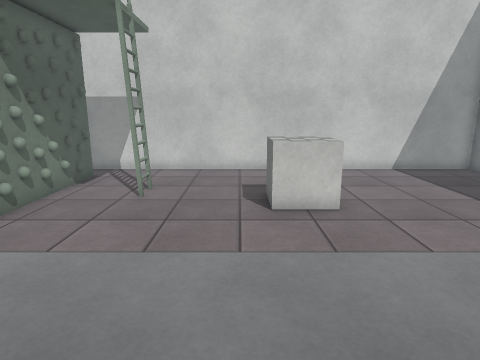
[1] (above)

12 first-person views from a walk through a 3-D level made in the Unity game engine. The camera is 1.4 m above the floor, tilts 12° down and sees 75° across. The floor is counted in squares, 0.5 m on a side. Each view is taken from the middle of a square. On the plan, view 1 faces up. The plan holds only what a view shows up to about 20 squares ahead; the rest is blank. The player is left out. Surface patterns are stand-ins for the level's own textures.

[2]
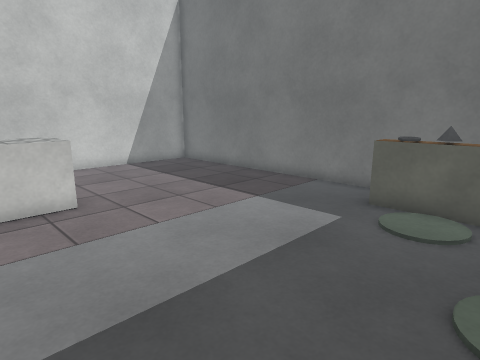

[3]
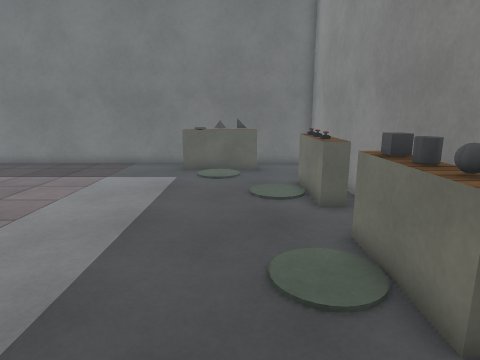

[4]
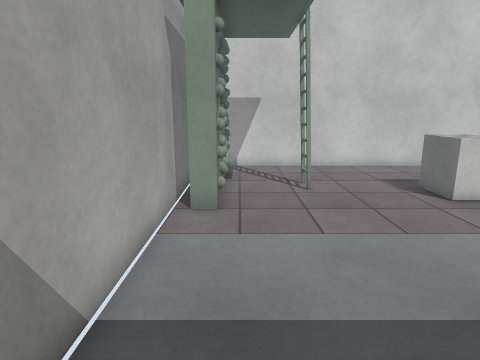

[5]
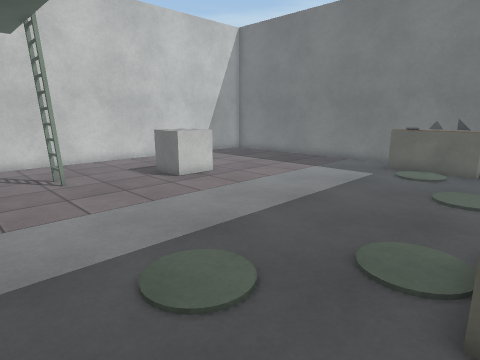

[6]
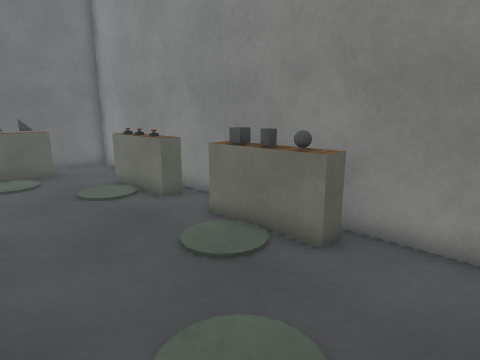

[7]
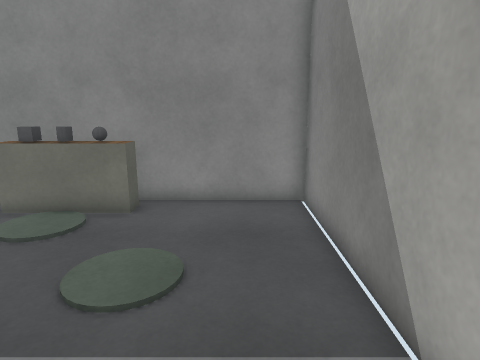

[8]
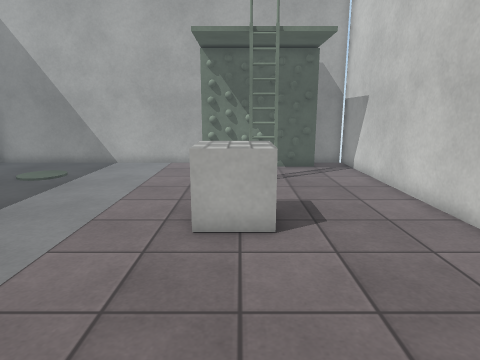

[9]
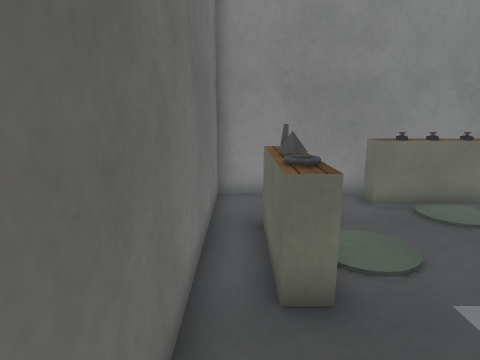

[10]
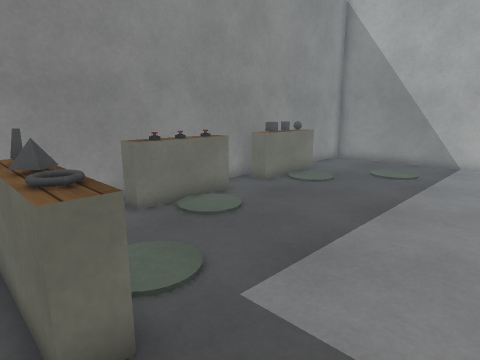

[11]
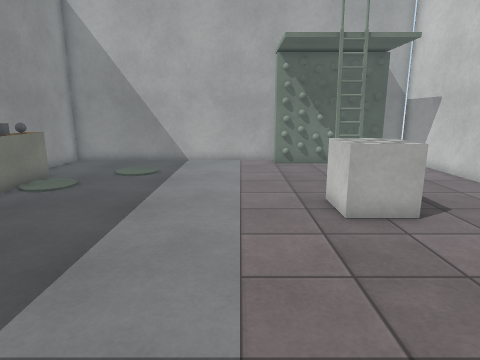

[12]
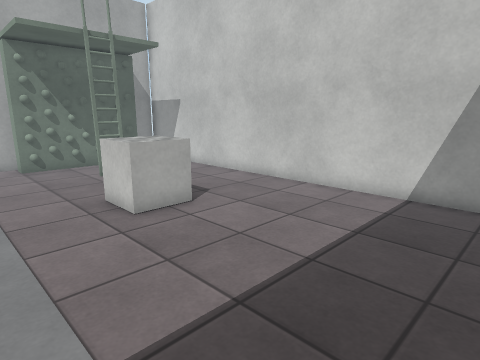

### Floor plan
Points are (right, up) in squares from view 1. A wall is a line through its corners. A room is listed if a view was taken in it or the views show most of it. See-through windows are left out.
Room 1 (views 1, 2, 3, 4, 5, 6, 7, 8, 9, 10, 11, 12)
walls: (-8.1, 12) (-8.1, -4) (11.8, -4) (11.8, 15.9) (-8.1, 15.9) (-8.1, 14.2)
low walls: (2.9, 10.9) (2.9, 8.8) (0.9, 8.8) (0.9, 10.9); (0.4, -2.6) (0.8, -2.6) (0.8, -3.5); (3.1, -3.2) (3.1, -2.6) (6.8, -2.6) (6.8, -3.2); (9.6, -0.9) (9.6, 2.9) (10.4, 2.9) (10.4, -0.9); (-2.9, -3.5) (-2.9, -2.6) (-0.4, -2.6)
objects: other object (-7, 8) to (-6, 14); other object (-4, 11) to (-3, 11); other object (4, -3); other object (5, -3); other object (6, -3)

Positions as (right, up) in squares from view 1, and headings:
1: (0, 0), facing up
2: (0, -1), facing up-right
3: (-6, 0), facing right
4: (-6, -1), facing up
5: (-7, -3), facing up-right
6: (-6, 3), facing down-right
7: (-6, 6), facing down
8: (10, 10), facing left
9: (11, 7), facing down
10: (11, 6), facing down-left
11: (11, 6), facing left
12: (11, 5), facing up-left
